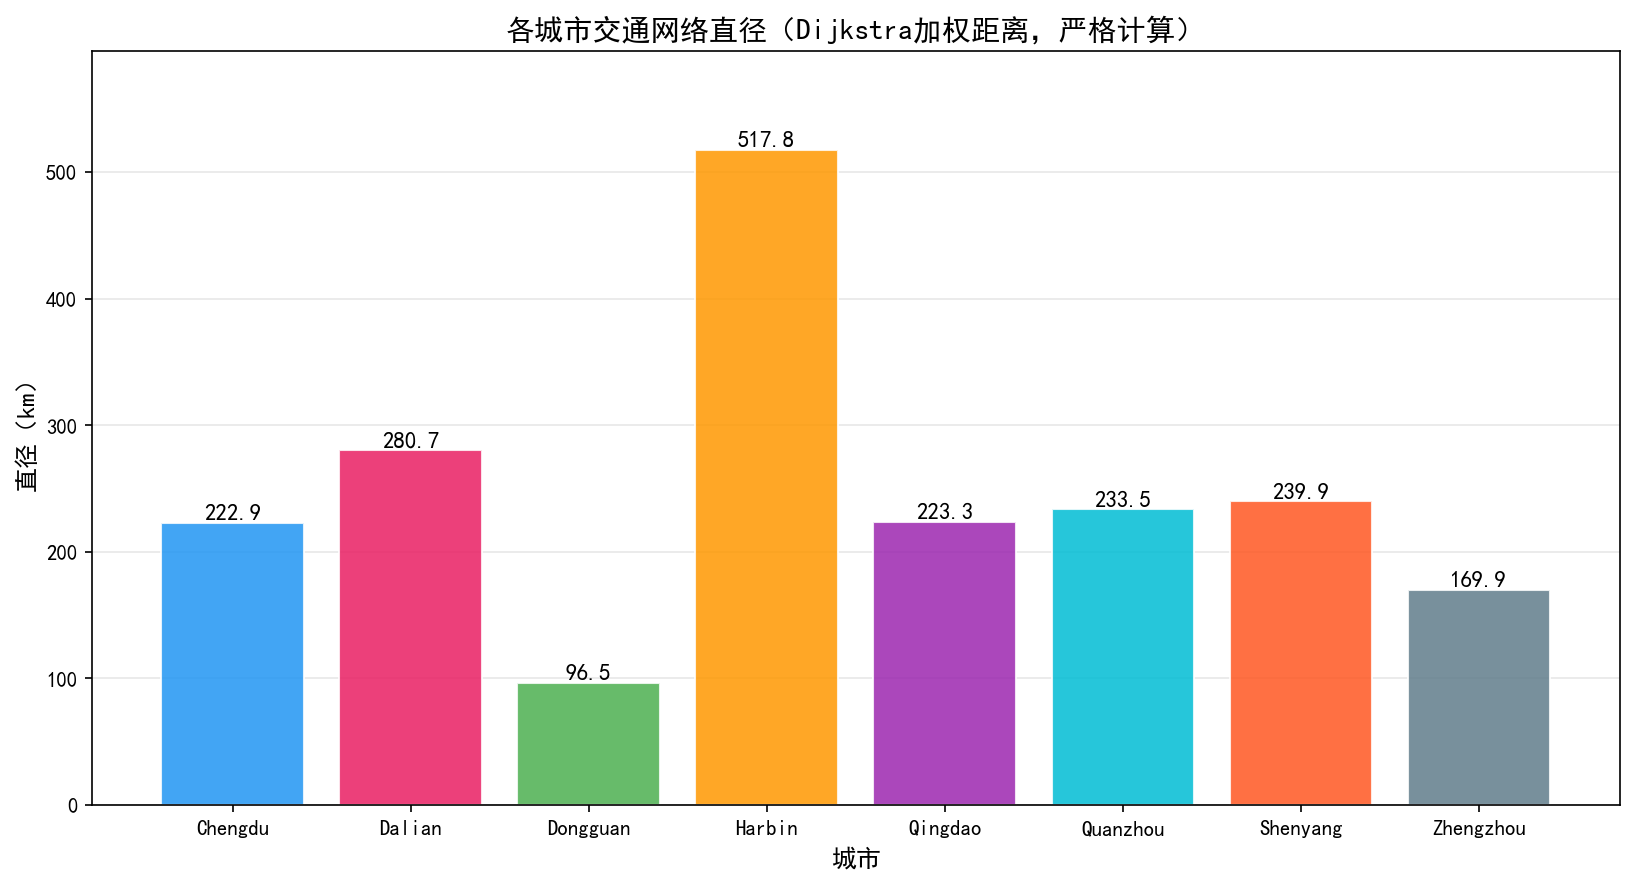

Python code for this plot:
"""
网络直径严格计算 —— 方法2：Dijkstra 加权距离
定义：最大连通分量中所有节点对加权最短路（边 distance 之和）的最大值
对每个节点做一次 Dijkstra，取所有最远距离的最大值
"""

import json, os, glob, heapq
from collections import defaultdict, deque

import numpy as np
import pandas as pd
import matplotlib.pyplot as plt

plt.rcParams['font.sans-serif'] = ['SimHei', 'Microsoft YaHei', 'Arial Unicode MS']
plt.rcParams['axes.unicode_minus'] = False

BASE_DIR   = os.path.dirname(os.path.dirname(os.path.dirname(os.path.abspath(__file__))))
JSON_DIR   = os.path.join(BASE_DIR, 'data', 'json_networks')
OUT_DIR    = os.path.dirname(os.path.abspath(__file__))

JSON_FILES = sorted(glob.glob(os.path.join(JSON_DIR, '*.json')))
CITIES     = [os.path.basename(p).replace('_Network.json', '') for p in JSON_FILES]

COLORS = ['#2196F3', '#E91E63', '#4CAF50', '#FF9800',
          '#9C27B0', '#00BCD4', '#FF5722', '#607D8B']


def build_adj(data):
    """无权邻接表（用于找LCC）和有权邻接表（用于Dijkstra）"""
    hop_adj  = defaultdict(list)
    dist_adj = defaultdict(list)   # [(neighbor, weight)]
    for node in data.values():
        u = node['id']
        for nb in node['neighbors']:
            v, w = nb['id'], nb['distance']
            hop_adj[u].append(v);  hop_adj[v].append(u)
            dist_adj[u].append((v, w)); dist_adj[v].append((u, w))
    return hop_adj, dist_adj


def largest_cc(hop_adj, all_nodes):
    visited, best = set(), set()
    for s in all_nodes:
        if s in visited:
            continue
        comp, q = {s}, deque([s])
        while q:
            u = q.popleft()
            for v in hop_adj[u]:
                if v not in comp:
                    comp.add(v); q.append(v)
        visited |= comp
        if len(comp) > len(best):
            best = comp
    return best


def dijkstra_max(dist_adj, source):
    """Dijkstra 返回从 source 出发的最大加权距离"""
    dist = {source: 0.0}
    heap = [(0.0, source)]
    max_d = 0.0
    while heap:
        d, u = heapq.heappop(heap)
        if d > dist.get(u, float('inf')):
            continue
        if d > max_d:
            max_d = d
        for v, w in dist_adj[u]:
            nd = d + w
            if nd < dist.get(v, float('inf')):
                dist[v] = nd
                heapq.heappush(heap, (nd, v))
    return max_d


# ── 计算 ──────────────────────────────────────────────────────
summary_rows = []

for path, city in zip(JSON_FILES, CITIES):
    print(f'\n{city} 开始...', flush=True)
    with open(path, encoding='utf-8') as f:
        data = json.load(f)

    all_nodes = [node['id'] for node in data.values()]
    hop_adj, dist_adj = build_adj(data)
    lcc   = largest_cc(hop_adj, all_nodes)
    nodes = list(lcc)
    n     = len(nodes)

    diam = 0.0
    for i, u in enumerate(nodes):
        d = dijkstra_max(dist_adj, u)
        if d > diam:
            diam = d
        if (i + 1) % 500 == 0 or (i + 1) == n:
            print(f'  {i+1}/{n}  直径下界={diam:.1f} m', flush=True)

    summary_rows.append({
        '城市': city, '节点数': len(all_nodes),
        'LCC节点数': n, '直径(m)': round(diam, 1),
        '直径(km)': round(diam / 1000, 3)
    })
    print(f'  => 直径 = {diam:.1f} m  ({diam/1000:.3f} km)')


df = pd.DataFrame(summary_rows)

# ── 绘图 ──────────────────────────────────────────────────────
fig, ax = plt.subplots(figsize=(11, 6))
bars = ax.bar(df['城市'], df['直径(km)'], color=COLORS,
              alpha=0.85, edgecolor='white', zorder=2)
for bar, val in zip(bars, df['直径(km)']):
    ax.text(bar.get_x() + bar.get_width() / 2, bar.get_height() + 0.5,
            f'{val:.1f}', ha='center', va='bottom', fontsize=11, fontweight='bold')

ax.set_title('各城市交通网络直径（Dijkstra加权距离，严格计算）', fontsize=14, fontweight='bold')
ax.set_xlabel('城市', fontsize=12)
ax.set_ylabel('直径（km）', fontsize=12)
ax.set_ylim(0, df['直径(km)'].max() * 1.15)
ax.grid(axis='y', alpha=0.3, zorder=1)
plt.tight_layout()
fig.savefig(os.path.join(OUT_DIR, 'diameter_weighted.png'), dpi=150, bbox_inches='tight')
plt.close()
print('\n图已保存: diameter_weighted.png')

df.to_excel(os.path.join(OUT_DIR, 'diameter_weighted.xlsx'), index=False)
print('Excel已保存: diameter_weighted.xlsx')
print('\n── 汇总 ──')
print(df.to_string(index=False))
